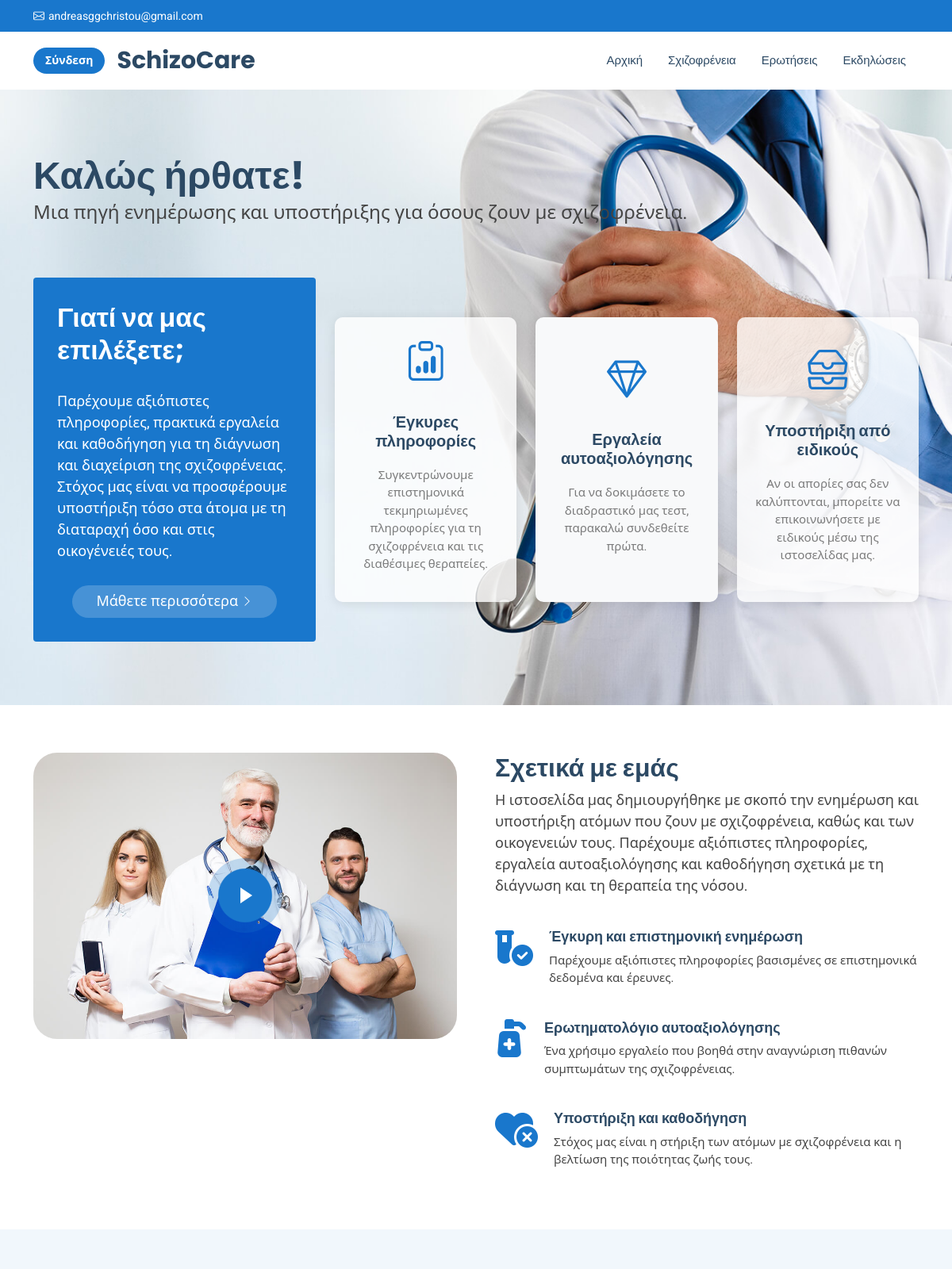
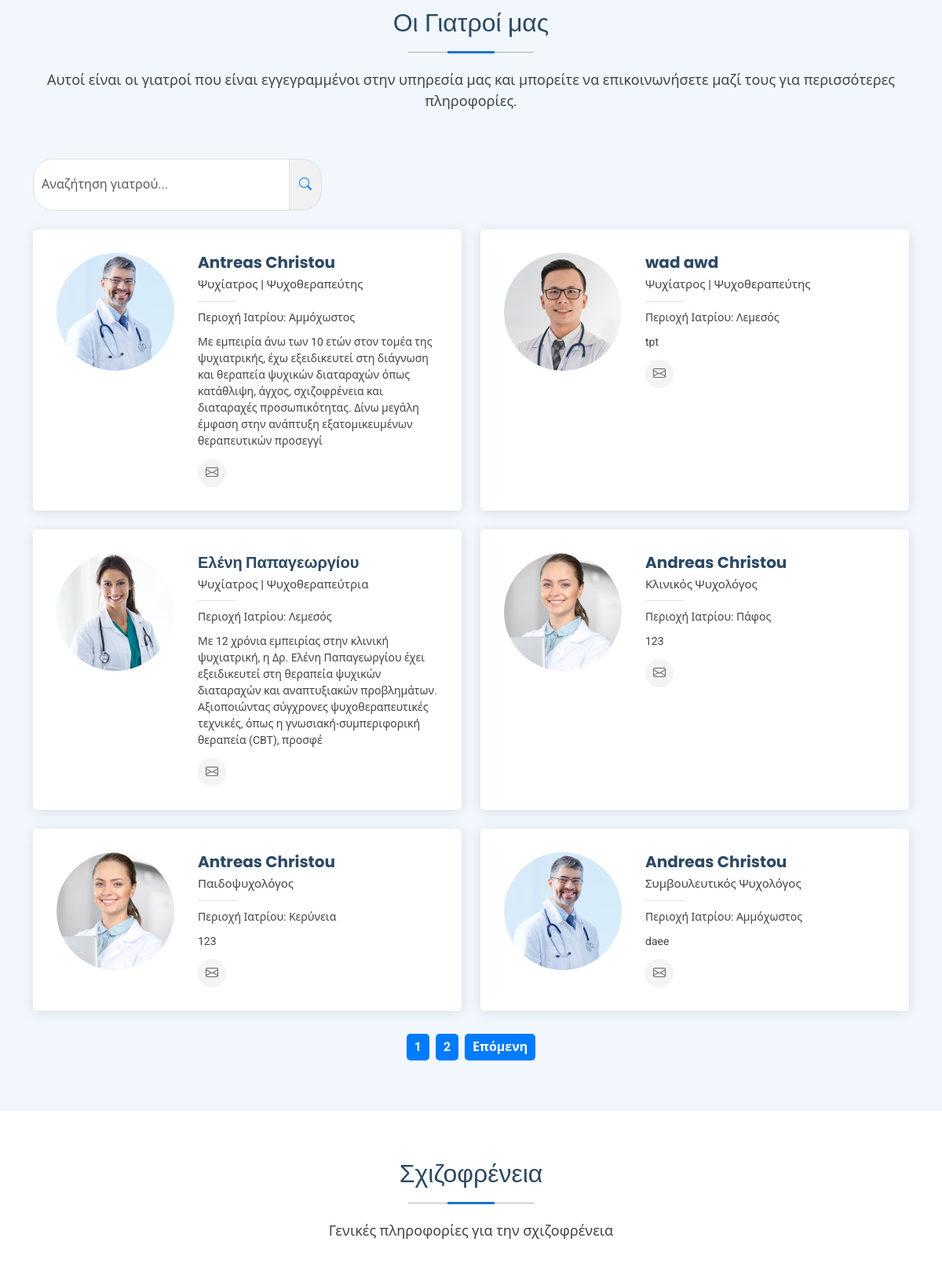
The page / (upper part) on the database its author committed (2 pictures, top to bottom).
### tables this page shows
CREATE TABLE `users` (
  `user_id` int(11) NOT NULL,
  `role_id` int(11) NOT NULL,
  `name` varchar(255) NOT NULL,
  `surname` varchar(255) NOT NULL,
  `email` varchar(255) NOT NULL,
  `password` varchar(255) NOT NULL,
  `date_of_birth` date NOT NULL,
  `nationality` varchar(255) NOT NULL,
  `phone` int(11) NOT NULL,
  `resetCode` int(6) NOT NULL,
  `registration_number` int(11) NOT NULL,
  `gender` varchar(23) NOT NULL,
  `creation_date` date NOT NULL DEFAULT current_timestamp()
);

CREATE TABLE `doctors_info` (
  `id` int(11) NOT NULL,
  `doctor_id` int(11) NOT NULL,
  `specialization` varchar(255) NOT NULL,
  `photo` varchar(255) DEFAULT NULL,
  `information` varchar(400) NOT NULL
);

### index.php (the view, shortened to what this page needs)
<!DOCTYPE html>
<html lang="en">
<head>
  <link rel="stylesheet" href="assets/css/home.css">
</head>
<body class="index-page">
  <?php include "header.php"?>
  <main class="main">
    <section id="hero" class="hero section light-background">
  <div class="container position-relative">
    <div class="welcome position-relative" data-aos="fade-down" data-aos-delay="100">
      <h2>Καλώς ήρθατε!</h2>
      <p>Μια πηγή ενημέρωσης και υποστήριξης για όσους ζουν με σχιζοφρένεια.</p>
    </div>
    <div class="content row gy-4">
      <div class="col-lg-4 d-flex align-items-stretch">
        <div class="why-box" data-aos="zoom-out" data-aos-delay="200">
          <h3>Γιατί να μας επιλέξετε;</h3>
          <p>
            Παρέχουμε αξιόπιστες πληροφορίες, πρακτικά εργαλεία και καθοδήγηση για τη διάγνωση και διαχείριση της σχιζοφρένειας.
            Στόχος μας είναι να προσφέρουμε υποστήριξη τόσο στα άτομα με τη διαταραχή όσο και στις οικογένειές τους.
          </p>
          <div class="text-center">
            <a href="#about" class="more-btn"><span>Μάθετε περισσότερα</span> <i class="bi bi-chevron-right"></i></a>
          </div>
        </div>
      </div>
      <div class="col-lg-8 d-flex align-items-stretch">
        <div class="d-flex flex-column justify-content-center">
          <div class="row gy-4">
            <div class="col-xl-4 d-flex align-items-stretch">
              <div class="icon-box" data-aos="zoom-out" data-aos-delay="300">
                <i class="bi bi-clipboard-data"></i>
                <h4>Έγκυρες πληροφορίες</h4>
                <p>Συγκεντρώνουμε επιστημονικά τεκμηριωμένες πληροφορίες για τη σχιζοφρένεια και τις διαθέσιμες θεραπείες.</p>
              </div>
            </div>
            <?php
$isLoggedIn = isset($_SESSION['user']['user_id']);
?>
<div class="col-xl-4 d-flex align-items-stretch">
    <?php if ($isLoggedIn):  ?>
        <a href="questionnaire.php">
            <div class="icon-box" data-aos="zoom-out" data-aos-delay="400">
                <i class="bi bi-gem"></i>
                <h4>Εργαλεία αυτοαξιολόγησης</h4>
                <p>Δοκιμάστε το διαδραστικό μας τεστ και δείτε αν τα συμπτώματά σας συνδέονται με τη διαταραχή.</p>
            </div>
        </a>
    <?php else: ?>
        <div class="icon-box" data-aos="zoom-out" data-aos-delay="400" style="background-color: #f8f9fa;">
            <i class="bi bi-gem"></i>
            <h4>Εργαλεία αυτοαξιολόγησης</h4>
            <p>Για να δοκιμάσετε το διαδραστικό μας τεστ, παρακαλώ συνδεθείτε πρώτα.</p>
        </div>
    <?php endif; ?>
</div>
            <div class="col-xl-4 d-flex align-items-stretch">
              <div class="icon-box" data-aos="zoom-out" data-aos-delay="500">
                <i class="bi bi-inboxes"></i>
                <h4>Υποστήριξη από ειδικούς</h4>
                <p>Αν οι απορίες σας δεν καλύπτονται, μπορείτε να επικοινωνήσετε με ειδικούς μέσω της ιστοσελίδας μας.</p>
              </div>
            </div>
          </div>
        </div>
      </div>
    </div>
  </div>
</section>
    <section id="about" class="about section">
      <div class="container">
        <div class="row gy-4 gx-5">
          <div class="col-lg-6 position-relative align-self-start" data-aos="fade-up" data-aos-delay="200">
            <img src="assets/img/about.jpg" class="img-fluid" alt="" style="border-radius:30px;">
            <a href="https://www.youtube.com/watch?v=Y7f98aduVJ8" class="glightbox pulsating-play-btn"></a>
          </div>
          <div class="col-lg-6 content" data-aos="fade-up" data-aos-delay="100">
            <h3>Σχετικά με εμάς</h3>
            <p>
              Η ιστοσελίδα μας δημιουργήθηκε με σκοπό την ενημέρωση και υποστήριξη ατόμων που ζουν με σχιζοφρένεια, καθώς και των οικογενειών τους. Παρέχουμε αξιόπιστες πληροφορίες, εργαλεία αυτοαξιολόγησης και καθοδήγηση σχετικά με τη διάγνωση και τη θεραπεία της νόσου.
            </p>
            <ul>
              <li>
                <i class="fa-solid fa-vial-circle-check"></i>
                <div>
                  <h5>Έγκυρη και επιστημονική ενημέρωση</h5>
                  <p>Παρέχουμε αξιόπιστες πληροφορίες βασισμένες σε επιστημονικά δεδομένα και έρευνες.</p>
                </div>
              </li>
              <li>
                <i class="fa-solid fa-pump-medical"></i>
                <div>
                  <h5>Ερωτηματολόγιο αυτοαξιολόγησης</h5>
                  <p>Ένα χρήσιμο εργαλείο που βοηθά στην αναγνώριση πιθανών συμπτωμάτων της σχιζοφρένειας.</p>
                </div>
              </li>
              <li>
                <i class="fa-solid fa-heart-circle-xmark"></i>
                <div>
                  <h5>Υποστήριξη και καθοδήγηση</h5>
                  <p>Στόχος μας είναι η στήριξη των ατόμων με σχιζοφρένεια και η βελτίωση της ποιότητας ζωής τους.</p>
                </div>
              </li>
            </ul>
          </div>
        </div>
      </div>
    </section>
    <section id="doctors" class="doctors section light-background">
<div class="container section-title" data-aos="fade-up">
    <h2>Οι Γιατροί μας</h2>
    <p>Αυτοί είναι οι γιατροί που είναι εγγεγραμμένοι στην υπηρεσία μας και μπορείτε να επικοινωνήσετε μαζί τους για περισσότερες πληροφορίες.</p>
</div>
<div class="container">
    <div class="row mb-4 ">
    <div class="col-12 col-md-8">
        <div class="input-group">
            <input type="text" id="searchBox" class="form-control" placeholder="Αναζήτηση γιατρού..." onkeyup="searchDoctors()" style="margin-bottom: 0px !important;">
            <span class="input-group-text"><i class="bi bi-search"></i></span>
        </div>
    </div>
</div>
    <div class="row gy-4" id="doctorsList">
        <?php
        $doctorsPerPage = 6;
        $currentPage = isset($_GET['page']) ? $_GET['page'] : 1;
        $offset = ($currentPage - 1) * $doctorsPerPage;
        $sql4 = "SELECT
                    users.name,
                    users.surname,
                    users.email,
                    users.user_id,
                    users.nationality,
                    doctors_info.doctor_id,
                    doctors_info.specialization,
                    doctors_info.information,
                    doctors_info.photo
                FROM users
                JOIN doctors_info
                ON users.user_id = doctors_info.doctor_id
                WHERE users.role_id = 3
                LIMIT $doctorsPerPage OFFSET $offset";
        $result4 = $conn->query($sql4);
        if ($result4->num_rows > 0) {
            while($row4 = $result4->fetch_assoc()) {
                echo '<div class="col-lg-6 doctor-card" data-aos="fade-up" data-aos-delay="100">';
                echo '<div class="team-member d-flex align-items-start">';
                echo '<div class="pic"><img src="assets/img/doctors/' . $row4["photo"] . '" class="img-fluid" alt=""></div>';
                echo '<div class="member-info">';
                echo '<h4>' . $row4["name"] . ' ' . $row4["surname"] . '</h4>';
                echo '<span>' . $row4["specialization"] . '</span>';
                echo '<p>' .  'Περιοχή Ιατρίου: ' . $row4["nationality"] . '</p>';
                echo '<p>' .$row4["information"] . '</p>';
                echo '<div class="social">';
                echo '<a href="mailto:'. $row4['email'] .'"><i class="bi bi-envelope"></i></a>';
                echo '</div>';
                echo '</div>';
                echo '</div>';
                echo '</div>';
            }
        } else {
            echo "Δεν βρέθηκαν γιατροί.";
        }
        ?>
    </div>
    <div class="d-flex justify-content-center mt-4">
        <?php
        $sqlCount = "SELECT COUNT(*) as total FROM users WHERE role_id = 3";
        $resultCount = $conn->query($sqlCount);
        $rowCount = $resultCount->fetch_assoc();
        $totalDoctors = $rowCount['total'];
        $totalPages = ceil($totalDoctors / $doctorsPerPage);
      for ($i = 1; $i <= $totalPages; $i++) {
          echo '<a href="?page=' . $i . '#doctors" class="cta-btn mx-1">' . $i . '</a>';
      }
      if ($currentPage < $totalPages) {
          echo '<a href="?page=' . ($currentPage + 1) . '#doctors" class="cta-btn mx-1">Επόμενη</a>';
      }
      ?>
    </div>
</div>
</section>
    <section id="departments" class="departments section">
      <div class="container section-title" data-aos="fade-up">
        <h2>Σχιζοφρένεια</h2>
        <p>Γενικές πληροφορίες για την σχιζοφρένεια</p>
      </div>
    </section>
  </main>
</body>
</html>

### header.php (shortened to what this page needs)
<!DOCTYPE html>
<html lang="en">
<head>
  <link rel="stylesheet" type="text/css" href="https://elearning.cut.ac.cy/theme/yui_combo.php?rollup/3.17.2/yui-moodlesimple-min.css">
  <link rel="stylesheet" type="text/css" href="https://elearning.cut.ac.cy/theme/styles.php/lambda/1735614005_1691466492/all">
  <link href="assets/vendor/bootstrap/css/bootstrap.min.css" rel="stylesheet">
  <link href="assets/vendor/bootstrap-icons/bootstrap-icons.css" rel="stylesheet">
  <link href="assets/vendor/aos/aos.css" rel="stylesheet">
  <link href="assets/vendor/fontawesome-free/css/all.min.css" rel="stylesheet">
  <link href="assets/vendor/glightbox/css/glightbox.min.css" rel="stylesheet">
  <link href="assets/vendor/swiper/swiper-bundle.min.css" rel="stylesheet">
  <link href="assets/css/main.css" rel="stylesheet">
</head>
<body class="index-page">
  <header id="header" class="header sticky-top">
    <div class="topbar d-flex align-items-center">
      <div class="container d-flex justify-content-center justify-content-md-between">
        <div class="contact-info d-flex align-items-center">
          <i class="bi bi-envelope d-flex align-items-center"><a href="mailto:contact@example.com">andreasggchristou@gmail.com</a></i>
        </div>
      </div>
    </div>
    <div class="branding d-flex align-items-center">
      <div class="container position-relative d-flex align-items-center justify-content-between">
        <a href="../../index.php" class="logo d-flex align-items-center me-auto">
          <h1 class="sitename">SchizoCare</h1>
        </a>
        <nav id="navmenu" class="navmenu">
          <ul>
          <li><a href="index.php" class="">Αρχική<br></a></li>
            <li><a href="index.php#departments">Σχιζοφρένεια</a></li>
            <li><a href="index.php#questions">Ερωτήσεις</a></li>
            <li><a href="index.php#events">Εκδηλώσεις</a></li>
        </nav>
															<?php
																if (isset($_SESSION['user'])) {
																	echo '<div class="row-fluid" style="display: grid; grid-template-columns: 1fr auto; justify-items: end;">
																	<div class="span6 login-header">
                    <div class="profileblock">
																	<div id="loggedin-user">
                            <div class="usermenu">
                                <div class="action-menu moodle-actionmenu nowrap-items">
                                    <div class="menubar d-flex">
                                        <div class="action-menu-trigger">
                                            <div class="dropdown">
                                                <a href="#" class="nav-link dropdown-toggle" id="action-menu-toggle-0" aria-label="User menu" data-toggle="dropdown" role="button" aria-haspopup="true">
                                                        <span class="usertext mr-1">';
																	$user_name = $_SESSION['user']['name'] . ' ' . $_SESSION['user']['surname'];;
																	$user_name = strtoupper($user_name);
																	echo $user_name;
																	echo '<span class="avatars">
                                                            <span class="avatar current">
                                                                <span class="userinitials size-35">';
																} else {
																	echo '<div class="row-fluid" style="display: grid; grid-template-columns: 1fr auto; justify-items: end;">
																	<a class="cta-btn d-none d-sm-block" href="landing_page/login.php">Σύνδεση</a>';
																}
															?>
                                            </div>
                                        </div>
                                    </div>
  </header>
</body>
</html>

### index.php (style rules this page uses)
.icon-box { display: flex !important; flex-direction: column !important; align-items: center !important; justify-content: center !important; width: 100% !important; min-height: 250px !important; padding: 20px !important; text-align: center !important; padding-top: 40px; padding-bottom: 40px; }
.icon-box i { font-size: 50px !important; margin-bottom: 15px !important; display: block !important; width: auto !important; height: auto !important; }
#searchBox { padding: 20px 10px; }
.input-group { width: 50%; }
.input-group .form-control { border-radius: 25px 0 0 25px; padding: 10px 15px; }
.input-group .input-group-text { border-radius: 0 25px 25px 0; background-color: #f1f1f1; }
.bi-search { color: #007bff; }
.cta-btn { padding: 5px 10px; font-size: 16px; font-weight: bold; color: white !important; background-color: #007bff; border: none; border-radius: 5px; text-decoration: none; display: inline-block; transition: background-color 0.3s ease; }
.cta-btn.mx-1 { margin: 5px; cursor: pointer; }

### header.php (style rules this page uses)
body { font-size: 18px; }

### rows shown on the page
users: doctors_info.photo (picture), name "Antreas", surname "Christou", doctors_info.specialization "Ψυχίατρος | Ψυχοθεραπεύτης", nationality "Αμμόχωστος", doctors_info.information "Με εμπειρία άνω των 10 ετών στον τομέα της ψυχιατρικής, έχω εξειδικευτεί στη διάγνωση και θεραπεία ψυχικών διαταραχών όπως κατάθλιψη, άγχος, σχιζοφρένεια και διαταραχές προσωπικότητας. Δίνω μεγάλη έμφαση στην ανάπτυξη εξατομικευμένων θεραπευτικών προσεγγί"
users: doctors_info.photo (picture), name "wad", surname "awd", doctors_info.specialization "Ψυχίατρος | Ψυχοθεραπεύτης", nationality "Λεμεσός", doctors_info.information "tpt"
users: doctors_info.photo (picture), name "Ελένη", surname "Παπαγεωργίου", doctors_info.specialization "Ψυχίατρος | Ψυχοθεραπεύτρια", nationality "Λεμεσός", doctors_info.information "Με 12 χρόνια εμπειρίας στην κλινική ψυχιατρική, η Δρ. Ελένη Παπαγεωργίου έχει εξειδικευτεί στη θεραπεία ψυχικών διαταραχών και αναπτυξιακών προβλημάτων. Αξιοποιώντας σύγχρονες ψυχοθεραπευτικές τεχνικές, όπως η γνωσιακή-συμπεριφορική θεραπεία (CBT), προσφέ"
users: doctors_info.photo (picture), name "Andreas", surname "Christou", doctors_info.specialization "Κλινικός Ψυχολόγος", nationality "Πάφος", doctors_info.information "123"
users: doctors_info.photo (picture), name "Antreas", surname "Christou", doctors_info.specialization "Παιδοψυχολόγος", nationality "Κερύνεια", doctors_info.information "123"
users: doctors_info.photo (picture), name "Andreas", surname "Christou", doctors_info.specialization "Συμβουλευτικός Ψυχολόγος", nationality "Αμμόχωστος", doctors_info.information "daee"
